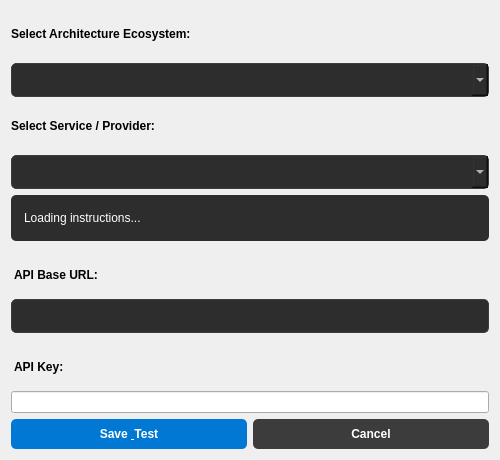
<?xml version="1.0" encoding="UTF-8"?>
<ui version="4.0">
 <class>SettingsDialog</class>
 <widget class="QDialog" name="SettingsDialog">
  <property name="geometry">
   <rect>
    <x>0</x>
    <y>0</y>
    <width>500</width>
    <height>460</height>
   </rect>
  </property>
  <property name="minimumSize">
   <size>
    <width>500</width>
    <height>0</height>
   </size>
  </property>
  <property name="windowTitle">
   <string>Settings - AI Provider Configuration</string>
  </property>
  <layout class="QVBoxLayout" name="dialog_layout">
   <item>
    <widget class="QLabel" name="group_label">
     <property name="styleSheet">
      <string notr="true">font-weight: bold;</string>
     </property>
     <property name="text">
      <string>Select Architecture Ecosystem:</string>
     </property>
    </widget>
   </item>
   <item>
    <widget class="QComboBox" name="group_combo">
     <property name="styleSheet">
      <string notr="true">QComboBox {
    background-color: #2d2d2d;
    color: #ffffff;
    border: 1px solid #3c3c3c;
    border-radius: 5px;
    padding: 8px;
}
QComboBox QAbstractItemView {
    background-color: #2d2d2d;
    color: white;
    selection-background-color: #0078d4;
}</string>
     </property>
    </widget>
   </item>
   <item>
    <widget class="QLabel" name="provider_label">
     <property name="styleSheet">
      <string notr="true">font-weight: bold;</string>
     </property>
     <property name="text">
      <string>Select Service / Provider:</string>
     </property>
    </widget>
   </item>
   <item>
    <widget class="QComboBox" name="provider_combo">
     <property name="styleSheet">
      <string notr="true">QComboBox {
    background-color: #2d2d2d;
    color: #ffffff;
    border: 1px solid #3c3c3c;
    border-radius: 5px;
    padding: 8px;
}
QComboBox QAbstractItemView {
    background-color: #2d2d2d;
    color: white;
    selection-background-color: #0078d4;
}</string>
     </property>
    </widget>
   </item>
   <item>
    <widget class="QLabel" name="instructions">
     <property name="styleSheet">
      <string notr="true">#instructions {
    background-color: #2d2d2d;
    padding: 10px;
    border-radius: 5px;
	color: #ffffff
}</string>
     </property>
     <property name="text">
      <string>Loading instructions...</string>
     </property>
     <property name="wordWrap">
      <bool>true</bool>
     </property>
    </widget>
   </item>
   <item>
    <widget class="QLabel" name="url_label">
     <property name="styleSheet">
      <string notr="true">font-weight: bold; margin-top: 10px;</string>
     </property>
     <property name="text">
      <string>API Base URL:</string>
     </property>
    </widget>
   </item>
   <item>
    <widget class="QLineEdit" name="url_input">
     <property name="styleSheet">
      <string notr="true">background-color: #2d2d2d; color: #ffffff;
border: 1px solid #3c3c3c; border-radius: 5px; padding: 8px;</string>
     </property>
    </widget>
   </item>
   <item>
    <widget class="QLabel" name="key_label">
     <property name="styleSheet">
      <string notr="true">font-weight: bold; margin-top: 10px;</string>
     </property>
     <property name="text">
      <string>API Key:</string>
     </property>
    </widget>
   </item>
   <item>
    <widget class="QLineEdit" name="key_input">
     <property name="styleSheet">
      <string notr="true">#key-input {
    background-color: #2d2d2d;
    color: #ffffff;
    border: 1px solid #3c3c3c;
    border-radius: 5px;
    padding: 8px;
}</string>
     </property>
     <property name="echoMode">
      <enum>QLineEdit::EchoMode::Password</enum>
     </property>
    </widget>
   </item>
   <item>
    <layout class="QHBoxLayout" name="button_layout">
     <item>
      <widget class="QPushButton" name="save_btn">
       <property name="styleSheet">
        <string notr="true">QPushButton {
    background-color: #0078d4;
    border: none;
    border-radius: 5px;
    padding: 8px;
    color: white;
    font-weight: bold;
}
QPushButton:hover {
    background-color: #106ebe;
}
QPushButton:pressed {
    background-color: #005a9e;
}</string>
       </property>
       <property name="text">
        <string>Save &amp; Test</string>
       </property>
      </widget>
     </item>
     <item>
      <widget class="QPushButton" name="cancel_btn">
       <property name="styleSheet">
        <string notr="true">QPushButton {
    background-color: #3c3c3c;
    border: none;
    border-radius: 5px;
    padding: 8px;
    color: white;
    font-weight: bold;
}
QPushButton:hover {
    background-color: #4c4c4c;
}
QPushButton:pressed {
    background-color: #2c2c2c;
}</string>
       </property>
       <property name="text">
        <string>Cancel</string>
       </property>
      </widget>
     </item>
    </layout>
   </item>
  </layout>
 </widget>
 <resources/>
 <connections>
  <connection>
   <sender>cancel_btn</sender>
   <signal>clicked()</signal>
   <receiver>SettingsDialog</receiver>
   <slot>reject()</slot>
   <hints>
    <hint type="sourcelabel">
     <x>-1</x>
     <y>-1</y>
    </hint>
    <hint type="destinationlabel">
     <x>-1</x>
     <y>-1</y>
    </hint>
   </hints>
  </connection>
 </connections>
</ui>
